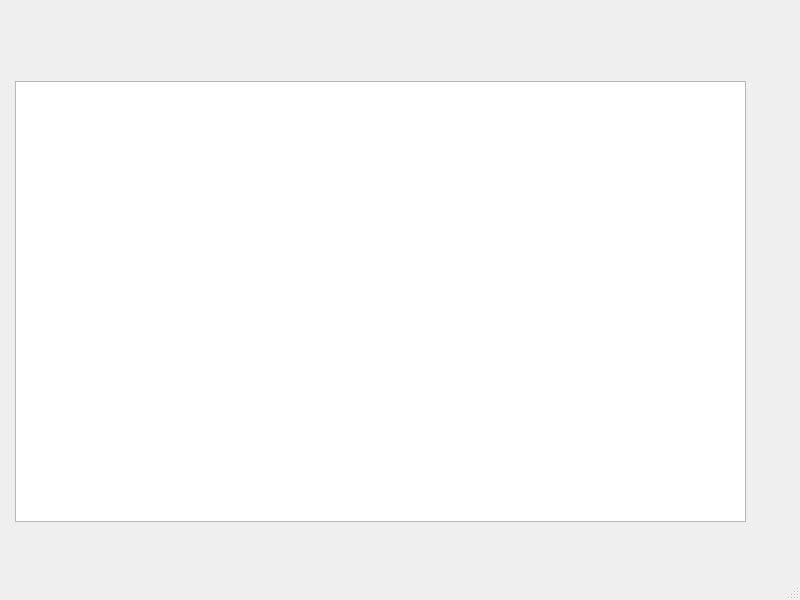
<?xml version="1.0" encoding="UTF-8"?>
<ui version="4.0">
 <class>MainWindow</class>
 <widget class="QMainWindow" name="MainWindow">
  <property name="geometry">
   <rect>
    <x>0</x>
    <y>0</y>
    <width>800</width>
    <height>600</height>
   </rect>
  </property>
  <property name="windowTitle">
   <string>MainWindow</string>
  </property>
  <widget class="QWidget" name="centralwidget">
   <widget class="QTableView" name="tableView_122">
    <property name="geometry">
     <rect>
      <x>15</x>
      <y>81</y>
      <width>731</width>
      <height>441</height>
     </rect>
    </property>
   </widget>
  </widget>
  <widget class="QStatusBar" name="statusbar"/>
 </widget>
 <resources/>
 <connections/>
</ui>
